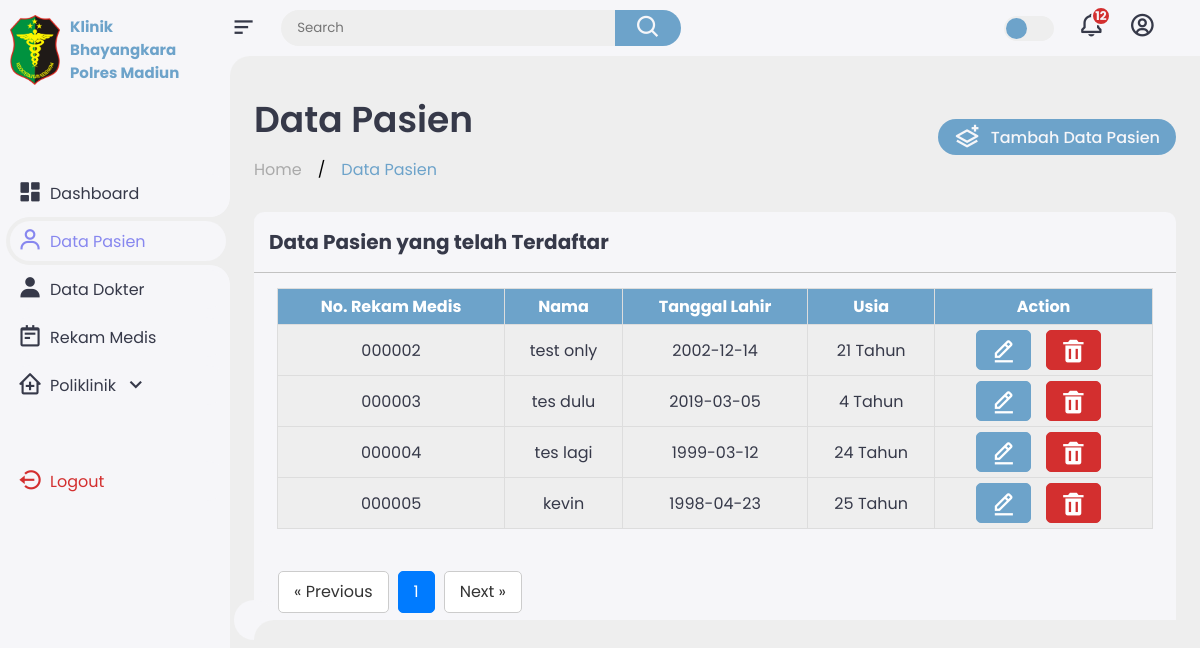
Page /web_dokter/data_pasien.php on the committed database.
### tables this page shows
CREATE TABLE `data_pasien` (
  `id` int(11) NOT NULL,
  `nik` varchar(20) NOT NULL,
  `nama` varchar(255) NOT NULL,
  `tempat_lahir` varchar(255) DEFAULT NULL,
  `tanggal_lahir` date DEFAULT NULL,
  `alamat` text DEFAULT NULL,
  `jenis_kelamin` enum('Laki-laki','Perempuan') DEFAULT NULL,
  `status` varchar(50) DEFAULT NULL,
  `pekerjaan` varchar(100) DEFAULT NULL,
  `telepon` varchar(15) DEFAULT NULL,
  `poli` varchar(25) NOT NULL,
  `nomor_rekam_medis` varchar(10) NOT NULL
);

### web_dokter/data_pasien.php (the view, shortened to what this page needs)
<!DOCTYPE html>
<html lang="en">
<head>
    <link href='https://unpkg.com/boxicons@2.1.4/css/boxicons.min.css' rel='stylesheet'>
    <link rel="stylesheet" href="css/style.css">
</head>
<body>
    <div class="sidebar">
        <a href="#" class="logo" id="logo">
            <img src="images/logo.png" alt="">
            <div class="logo-name"><span>Klinik</span><br><span>Bhayangkara</span><br><span>Polres Madiun</span></div>
        </a>
        <ul class="side-menu">
            <li><a href="index.php"><i class='bx bxs-dashboard'></i>Dashboard</a></li>
            <li class="active"><a href="data_pasien.php"><i class='bx bx-user' ></i>Data Pasien</a></li>
            <li><a href="data_dokter.php"><i class='bx bxs-user'></i>Data Dokter</a></li>
            <li><a href="rekam_medis.php"><i class='bx bx-notepad' ></i>Rekam Medis</a></li>
            <li class="parent"><a href="#"><i class='bx bx-clinic' ></i>Poliklinik <i class='bx bx-chevron-down' ></i></a>
            </li>
        </ul>
        <ul class="side-menu">
            <li>
                <a href="func/logout.php" class="logout">
                    <i class='bx bx-log-out-circle' ></i>
                    Logout
                </a>
            </li>
        </ul>
    </div>
    <div class="content">
        <?php
        include 'func/part/navbar.php'
        ?>
        <main>
            <div class="header">
                <div class="left">
                    <h1>Data Pasien</h1>
                    <ul class="breadcrumb">
                        <li><a href="#">Home</a></li>
                        /
                        <li><a href="#" class="active">Data Pasien</a></li>
                    </ul>
                </div>
                <a href="func/input_pasien.php" class="report">
                    <i class='bx bx-layer-plus'></i>
                    <span>Tambah Data Pasien</span>
                </a>
            </div>
            <div class="table-container">
                <div class="judul-table">
                    <h4>Data Pasien yang telah Terdaftar</h4>
                </div>
                <div class="table-header">
                    <table align="center">
                        <thead>
                            <tr>
                                <th>No. Rekam Medis</th>
                                <th>Nama</th>
                                <th>Tanggal Lahir</th>
                                <th>Usia</th>
                                <th>Action</th>
                            </tr>
                        </thead>
                        <tbody>
                        <?php
                        require_once "../auth/connect.php";
                        $page = isset($_GET['page']) ? intval($_GET['page']) : 1;
                        $query_total_records = mysqli_query($conn, "SELECT COUNT(*) AS total FROM data_pasien");
                        $data_total_records = mysqli_fetch_assoc($query_total_records);
                        $total_records = $data_total_records['total'];
                        $records_per_page = 5;
                        $offset = ($page - 1) * $records_per_page;
                        $total_pages = ceil($total_records / $records_per_page);
                        $query_data = mysqli_query($conn, "SELECT id, nama, tanggal_lahir, nomor_rekam_medis FROM data_pasien LIMIT $offset, $records_per_page");
                        while ($row = mysqli_fetch_assoc($query_data)) {
                            $tanggal_lahir = new DateTime($row['tanggal_lahir']);
                            $today = new DateTime('today');
                            $usia = $tanggal_lahir->diff($today)->y;
                            ?>
                            <tr>
                                <td><?php echo $row['nomor_rekam_medis'];?></td>
                                <td><?php echo $row['nama']; ?></td>
                                <td><?php echo $row['tanggal_lahir']; ?></td>
                                <td><?php echo $usia. " Tahun"; ?></td>
                                <td>
                                    <a href="func/update_data.php?id=<?php echo $row['id']; ?>" class="btn-edit" data-toggle="tooltip" title="Edit Data"><i class='bx bx-edit-alt' ></i></a>
                                    <a href="func/delete_data.php?id=<?php echo $row['id']; ?>" class="btn-delete" data-toggle="tooltip" title="Hapus Data"><i class='bx bxs-trash'></i></a>
                                </td>
                            </tr>
                                <?php
                            }?>
                        </tbody>
                    </table>
                </div>
                <div class="table-footer">
                    <nav aria-label="Halaman">
                        <ul class="pagination justify-content-center">
                            <li class="page-item page-previous">
                                <a href="#" class="page-link" aria-label="Sebelumnya">
                                    <span aria-hidden="true">&laquo; Previous</span>
                                </a>
                            </li>
                            <?php
                            for ($i = 1; $i <= $total_pages; $i++) {
                                echo '<li class="page-item';
                                if ($i == $page) {
                                    echo ' active';
                                }
                                echo '"><a class="page-link" href="?page=' . $i . '">' . $i . '</a></li>';
                            }
                            ?>
                            <li class="page-item page-next">
                                <a href="#" class="page-link" aria-label="Selanjutnya">
                                    <span aria-hidden="true">Next &raquo;</span>
                                </a>
                            </li>
                        </ul>
                    </nav>
                </div>
            </div>
        </main>
    </div>
</body>
</html>

### rows in the picture
data_pasien: nomor_rekam_medis "000002", nama "test only", tanggal_lahir "2002-12-14", tanggal_lahir "21"
data_pasien: nomor_rekam_medis "000003", nama "tes dulu", tanggal_lahir "2019-03-05", tanggal_lahir "4"
data_pasien: nomor_rekam_medis "000004", nama "tes lagi", tanggal_lahir "1999-03-12", tanggal_lahir "24"
data_pasien: nomor_rekam_medis "000005", nama "kevin", tanggal_lahir "1998-04-23", tanggal_lahir "25"
